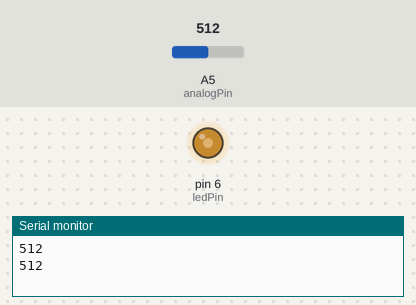
Recording of a sketch running on a simulated Arduino Uno, built with avr-gcc and run on an emulated ATmega328P. Shown: output pins drawn as LEDs (lit = HIGH), the last lines printed to the serial monitor. Inputs (shaded band) come from the test bench; at power-on: A5 (analogPin) = 512.

Above: at 1.8 s.
1.9 s: A5 (analogPin) set to 716
At 3.0 s:
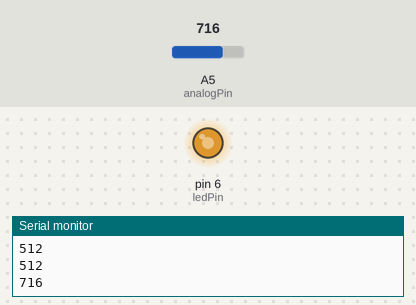
3.5 s: A5 (analogPin) set to 900
At 4.5 s:
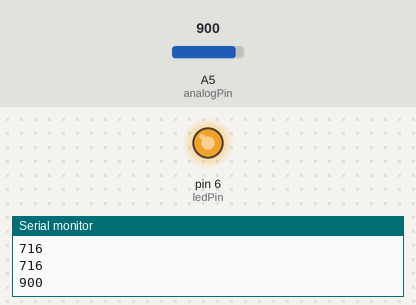
5.5 s: A5 (analogPin) set to 122
At 7.2 s:
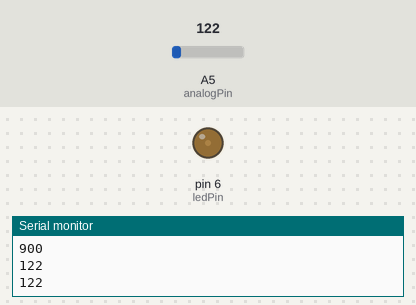
7.5 s: A5 (analogPin) set to 0
At 8.8 s:
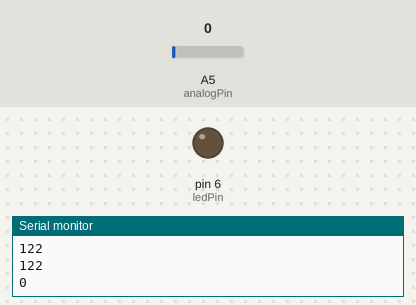
Timing chart, 0 to 10.5 s (numbered marks = the images above; inputs shaded):
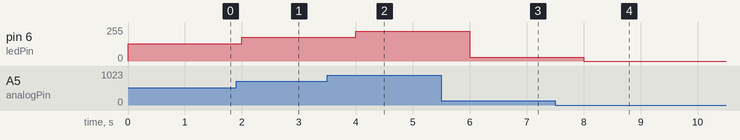

Measured:
- after the input at 1.9 s, pin 6 (ledPin): 128/255 → 179/255 after 0.10 s
- after the input at 3.5 s, pin 6 (ledPin): 179/255 → 225/255 after 0.50 s
- after the input at 5.5 s, pin 6 (ledPin): 225/255 → 30/255 after 0.50 s
- after the input at 7.5 s, pin 6 (ledPin): 30/255 → 0/255 after 0.50 s

The sketch:

Potent.ino
```cpp
int ledPin = 6;      // LED connected to digital pin 9

int analogPin = 5;   // potentiometer connected to analog pin 3

int val = 0;         // variable to store the read value


void setup()

{
  Serial.begin(9600);
  pinMode(ledPin, OUTPUT);   // sets the pin as output

}


void loop()

{

  val = analogRead(analogPin);   // read the input pin
  Serial.println(val);
  analogWrite(ledPin, val / 4);  // analogRead values go from 0 to 1023, analogWrite values from 0 to 255
  delay(1000);


}
```
